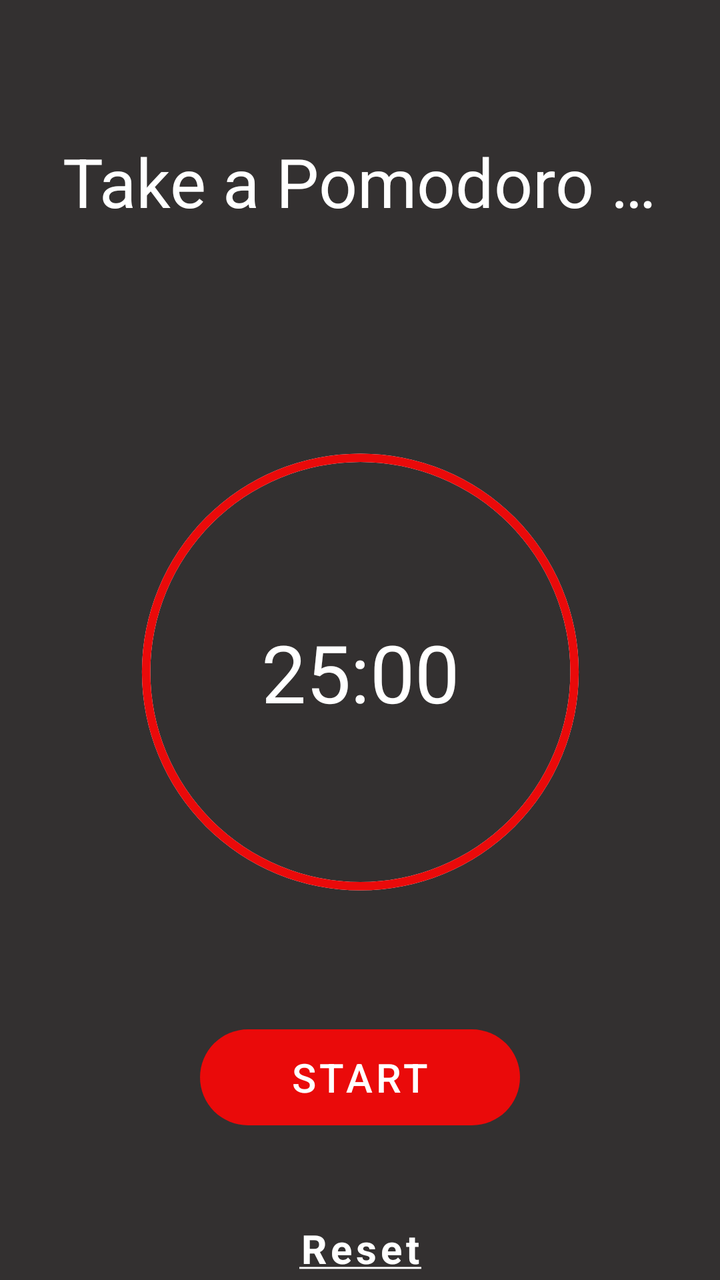
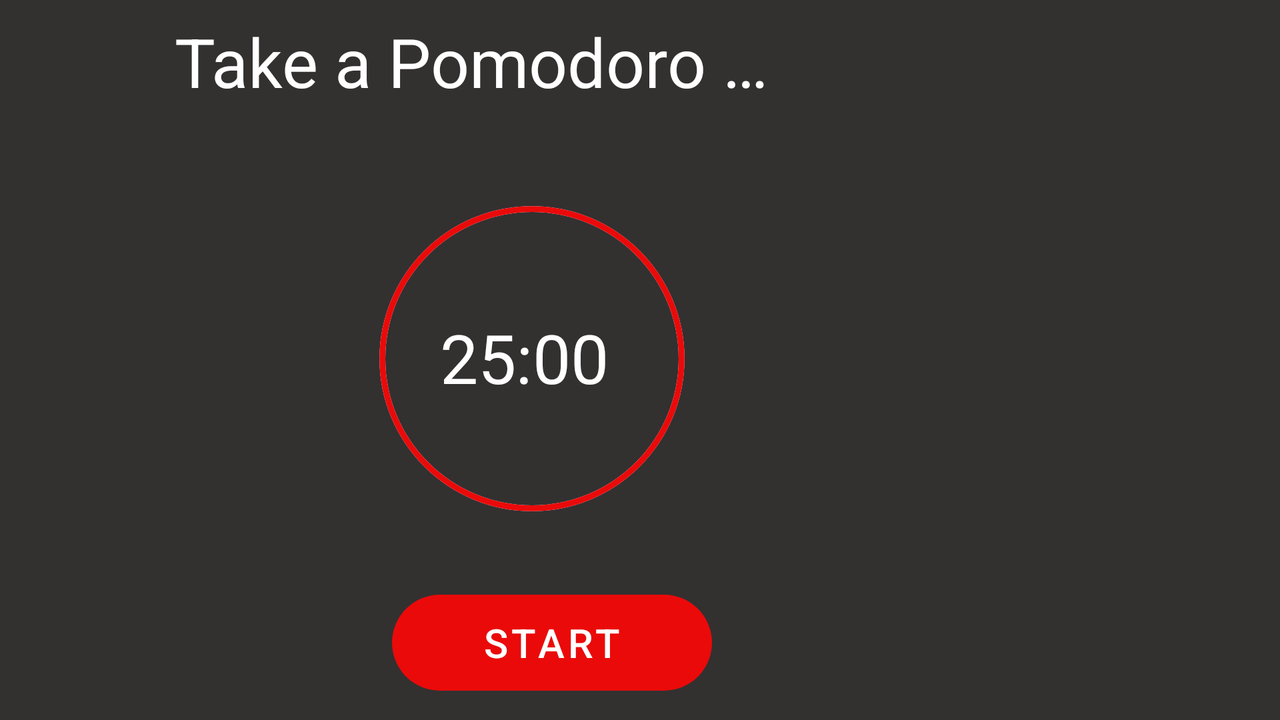

Two renders of one Android screen. The first uses the default layout on a phone; the second uses the alternative layout the repository ships for a different screen configuration, on a matching device. The two XML files are below.
<!-- AndroidManifest.xml: application theme Theme.PomodoroApp -->
<!-- res/layout/activity_main.xml -->
<?xml version="1.0" encoding="utf-8"?>
<androidx.constraintlayout.widget.ConstraintLayout xmlns:android="http://schemas.android.com/apk/res/android"
    xmlns:app="http://schemas.android.com/apk/res-auto"
    xmlns:tools="http://schemas.android.com/tools"
    android:layout_width="match_parent"
    android:layout_height="match_parent"
    android:background="@color/light_black"
    tools:context=".MainActivity">

    <ImageView
        android:layout_width="40dp"
        android:layout_height="40dp"
        android:id="@+id/back_view"
        android:src="@drawable/back_ic"
        android:layout_marginStart="32dp"
        android:layout_marginTop="16dp"
        android:layout_marginEnd="371dp"
        app:layout_constraintEnd_toEndOf="parent"
        app:layout_constraintStart_toStartOf="parent"
        app:layout_constraintTop_toTopOf="parent" />

    <TextView
        android:id="@+id/title_tv"
        android:layout_width="wrap_content"
        android:layout_height="wrap_content"
        android:layout_marginTop="68dp"
        android:text="@string/take_a_pomodoro"
        android:textColor="@color/white"
        android:textSize="34sp"
        app:layout_constraintEnd_toEndOf="parent"
        app:layout_constraintHorizontal_bias="0.495"
        app:layout_constraintStart_toStartOf="parent"
        app:layout_constraintTop_toTopOf="parent" />

    <TextView
        android:id="@+id/time_tv"
        android:layout_width="wrap_content"
        android:layout_height="wrap_content"
        android:layout_marginTop="196dp"
        android:text="@string/time_25"
        android:textColor="@color/white"
        android:textSize="40sp"
        app:layout_constraintEnd_toEndOf="@+id/progressBar"
        app:layout_constraintStart_toStartOf="@+id/progressBar"
        app:layout_constraintTop_toBottomOf="@+id/title_tv"
        tools:ignore="TextViewEdits" />

    <Button
        android:id="@+id/start_btn"
        android:layout_width="160dp"
        android:layout_height="wrap_content"
        android:layout_marginTop="152dp"
        android:background="@drawable/rounded_back_ground"
        android:text="@string/start"

        android:textSize="20sp"
        app:layout_constraintEnd_toEndOf="parent"
        app:layout_constraintStart_toStartOf="parent"
        app:layout_constraintTop_toBottomOf="@+id/time_tv" />

    <TextView
        android:id="@+id/reset_tv"
        android:layout_width="wrap_content"
        android:layout_height="wrap_content"
        android:layout_marginTop="48dp"
        android:letterSpacing="0.1"
        android:text="@string/reset"
        android:textColor="@color/white"
        android:textSize="20sp"
        android:textStyle="bold"
        app:layout_constraintEnd_toEndOf="parent"
        app:layout_constraintStart_toStartOf="parent"
        app:layout_constraintTop_toBottomOf="@+id/start_btn" />

    <ProgressBar
        android:id="@+id/progressBar"
        style="?android:attr/progressBarStyle"
        android:layout_width="315dp"
        android:layout_height="252dp"
        android:indeterminateOnly="false"
        android:progress="100"
        android:progressDrawable="@drawable/circular_progress_bar"
        app:layout_constraintBottom_toBottomOf="@+id/time_tv"
        app:layout_constraintEnd_toEndOf="parent"
        app:layout_constraintStart_toStartOf="parent"
        app:layout_constraintTop_toTopOf="@+id/time_tv" />

</androidx.constraintlayout.widget.ConstraintLayout>
<!-- resources referenced by this layout -->
<resources>
  <color name="light_black">#333030</color>
  <color name="white">#FFFFFFFF</color>
  <!-- drawable circular_progress_bar (drawable) -->
  <?xml version="1.0" encoding="utf-8"?>
  <layer-list xmlns:android="http://schemas.android.com/apk/res/android">
  
      <item>
  
      <shape
  
          android:shape="ring"
          android:thicknessRatio="75"
          android:useLevel="false"
          >
  
      <solid
          android:color="@color/white"
          />
  
  
  
      </shape>
  
      </item>
  
  
      <item>
  
          <rotate
              android:fromDegrees="270"
              android:toDegrees="270"
              >
  
              <shape
  
                  android:shape="ring"
                  android:thicknessRatio="75"
                  android:useLevel="true"
                  >
  
                  <solid
                      android:color="@color/red"
                      />
  
  
  
              </shape>
          </rotate>
  
      </item>
  
  
  </layer-list>
  <!-- drawable rounded_back_ground (drawable) -->
  <?xml version="1.0" encoding="UTF-8"?>
  <shape xmlns:android="http://schemas.android.com/apk/res/android">
  
      <corners android:radius="30dp"/>
  
  </shape>
  <string name="reset"><u>Reset</u></string>
  <string name="start">START</string>
  <string name="take_a_pomodoro">Take a Pomodoro …</string>
  <string name="time_25">25:00</string>
  <style name="Theme.PomodoroApp" parent="Base.Theme.PomodoroApp" />
  <color name="red">#EA0A0A</color>
  <style name="Base.Theme.PomodoroApp" parent="Theme.MaterialComponents.DayNight.NoActionBar">
          
          <item name="colorPrimary">@color/red</item>
           <item name="colorPrimaryVariant">@color/light_black</item>
      </style>
</resources>
<!-- res/layout-land/activity_main.xml (the repository's variant of the layout above) -->
<!-- drawn on the phone turned sideways -->
<?xml version="1.0" encoding="utf-8"?>
<androidx.constraintlayout.widget.ConstraintLayout xmlns:android="http://schemas.android.com/apk/res/android"
    xmlns:app="http://schemas.android.com/apk/res-auto"
    xmlns:tools="http://schemas.android.com/tools"
    android:layout_width="match_parent"
    android:layout_height="match_parent"
    android:background="@color/light_black"
    tools:context=".MainActivity">

    <TextView
        android:id="@+id/title_tv"
        android:layout_width="wrap_content"
        android:layout_height="wrap_content"
        android:layout_marginTop="8dp"
        android:layout_marginEnd="256dp"
        android:text="@string/take_a_pomodoro"
        android:textColor="@color/white"
        android:textSize="34sp"
        app:layout_constraintEnd_toEndOf="parent"
        app:layout_constraintTop_toTopOf="parent" />

    <TextView
        android:id="@+id/time_tv"
        android:layout_width="wrap_content"
        android:layout_height="wrap_content"
        android:layout_marginStart="64dp"
        android:layout_marginBottom="88dp"
        android:inputType="time"
        android:text="@string/time_25"
        android:textColor="@color/white"
        android:textSize="34sp"
        app:layout_constraintBottom_toBottomOf="@+id/progressBar"
        app:layout_constraintStart_toStartOf="@+id/progressBar"
        tools:ignore="TextViewEdits" />

    <Button
        android:id="@+id/start_btn"
        android:layout_width="160dp"
        android:layout_height="wrap_content"
        android:layout_marginTop="8dp"
        android:layout_marginEnd="284dp"

        android:background="@drawable/rounded_back_ground"
        android:text="@string/start"
        android:textSize="20sp"
        app:layout_constraintEnd_toEndOf="parent"
        app:layout_constraintTop_toBottomOf="@+id/progressBar" />

    <TextView
        android:id="@+id/reset_tv"
        android:layout_width="wrap_content"
        android:layout_height="wrap_content"
        android:layout_marginTop="8dp"
        android:layout_marginEnd="335dp"
        android:letterSpacing="0.1"
        android:text="@string/reset"
        android:textColor="@color/white"
        android:textSize="20sp"
        android:textStyle="bold"
        app:layout_constraintEnd_toEndOf="parent"
        app:layout_constraintTop_toBottomOf="@+id/start_btn" />

    <ProgressBar
        android:id="@+id/progressBar"
        style="?android:attr/progressBarStyle"
        android:layout_width="220dp"
        android:layout_height="220dp"
        android:layout_marginTop="16dp"
        android:layout_marginEnd="264dp"
        android:indeterminateOnly="false"
        android:progress="100"
        android:progressDrawable="@drawable/circular_progress_bar"
        app:layout_constraintEnd_toEndOf="parent"
        app:layout_constraintTop_toBottomOf="@+id/title_tv" />

</androidx.constraintlayout.widget.ConstraintLayout>
